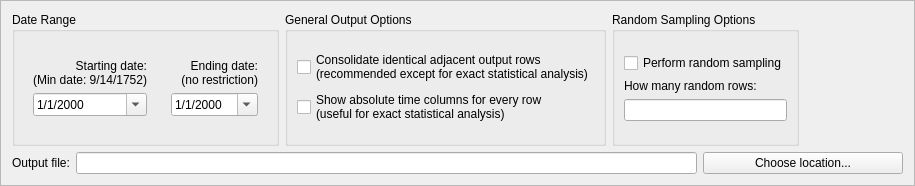
<?xml version="1.0" encoding="UTF-8"?>
<ui version="4.0">
 <class>OptionsBox</class>
 <widget class="QFrame" name="OptionsBox">
  <property name="geometry">
   <rect>
    <x>0</x>
    <y>0</y>
    <width>915</width>
    <height>186</height>
   </rect>
  </property>
  <property name="maximumSize">
   <size>
    <width>16777215</width>
    <height>186</height>
   </size>
  </property>
  <property name="windowTitle">
   <string>Frame</string>
  </property>
  <property name="frameShape">
   <enum>QFrame::StyledPanel</enum>
  </property>
  <property name="frameShadow">
   <enum>QFrame::Raised</enum>
  </property>
  <layout class="QVBoxLayout" name="verticalLayout">
   <item>
    <layout class="QHBoxLayout" name="horizontalLayoutGeneralOptions">
     <item>
      <widget class="QGroupBox" name="groupBox_5">
       <property name="title">
        <string>Date Range</string>
       </property>
       <layout class="QHBoxLayout" name="horizontalLayout_3">
        <item>
         <widget class="QWidget" name="widget" native="true">
          <layout class="QVBoxLayout" name="verticalLayout_6">
           <item>
            <layout class="QVBoxLayout" name="verticalLayout_3">
             <item>
              <spacer name="verticalSpacer_3">
               <property name="orientation">
                <enum>Qt::Vertical</enum>
               </property>
               <property name="sizeHint" stdset="0">
                <size>
                 <width>20</width>
                 <height>40</height>
                </size>
               </property>
              </spacer>
             </item>
             <item>
              <widget class="QLabel" name="label_2">
               <property name="minimumSize">
                <size>
                 <width>0</width>
                 <height>0</height>
                </size>
               </property>
               <property name="maximumSize">
                <size>
                 <width>16777215</width>
                 <height>16777215</height>
                </size>
               </property>
               <property name="text">
                <string>Starting date:
(Min date: 9/14/1752)</string>
               </property>
               <property name="alignment">
                <set>Qt::AlignRight|Qt::AlignTrailing|Qt::AlignVCenter</set>
               </property>
               <property name="wordWrap">
                <bool>true</bool>
               </property>
              </widget>
             </item>
             <item>
              <widget class="NewGeneDateTimeWidget" name="dateTimeEdit_start">
               <property name="minimumSize">
                <size>
                 <width>75</width>
                 <height>0</height>
                </size>
               </property>
               <property name="maximumSize">
                <size>
                 <width>150</width>
                 <height>16777215</height>
                </size>
               </property>
               <property name="displayFormat">
                <string>M/d/yyyy</string>
               </property>
               <property name="calendarPopup">
                <bool>true</bool>
               </property>
              </widget>
             </item>
             <item>
              <spacer name="verticalSpacer_4">
               <property name="orientation">
                <enum>Qt::Vertical</enum>
               </property>
               <property name="sizeHint" stdset="0">
                <size>
                 <width>20</width>
                 <height>40</height>
                </size>
               </property>
              </spacer>
             </item>
            </layout>
           </item>
          </layout>
         </widget>
        </item>
        <item>
         <widget class="QWidget" name="widget_2" native="true">
          <layout class="QVBoxLayout" name="verticalLayout_10">
           <item>
            <layout class="QVBoxLayout" name="verticalLayout_9">
             <item>
              <spacer name="verticalSpacer_7">
               <property name="orientation">
                <enum>Qt::Vertical</enum>
               </property>
               <property name="sizeHint" stdset="0">
                <size>
                 <width>20</width>
                 <height>40</height>
                </size>
               </property>
              </spacer>
             </item>
             <item>
              <widget class="QLabel" name="label">
               <property name="minimumSize">
                <size>
                 <width>0</width>
                 <height>0</height>
                </size>
               </property>
               <property name="maximumSize">
                <size>
                 <width>16777215</width>
                 <height>16777215</height>
                </size>
               </property>
               <property name="text">
                <string>  Ending date:
(no restriction)</string>
               </property>
               <property name="alignment">
                <set>Qt::AlignRight|Qt::AlignTrailing|Qt::AlignVCenter</set>
               </property>
              </widget>
             </item>
             <item>
              <widget class="NewGeneDateTimeWidget" name="dateTimeEdit_end">
               <property name="minimumSize">
                <size>
                 <width>75</width>
                 <height>0</height>
                </size>
               </property>
               <property name="maximumSize">
                <size>
                 <width>150</width>
                 <height>16777215</height>
                </size>
               </property>
               <property name="displayFormat">
                <string>M/d/yyyy</string>
               </property>
               <property name="calendarPopup">
                <bool>true</bool>
               </property>
              </widget>
             </item>
            </layout>
           </item>
           <item>
            <spacer name="verticalSpacer_8">
             <property name="orientation">
              <enum>Qt::Vertical</enum>
             </property>
             <property name="sizeHint" stdset="0">
              <size>
               <width>20</width>
               <height>40</height>
              </size>
             </property>
            </spacer>
           </item>
          </layout>
          <zorder>verticalSpacer_8</zorder>
         </widget>
        </item>
       </layout>
      </widget>
     </item>
     <item>
      <widget class="QGroupBox" name="groupBox_3">
       <property name="title">
        <string>General Output Options</string>
       </property>
       <layout class="QVBoxLayout" name="verticalLayout_4">
        <item>
         <spacer name="verticalSpacer_5">
          <property name="orientation">
           <enum>Qt::Vertical</enum>
          </property>
          <property name="sizeHint" stdset="0">
           <size>
            <width>20</width>
            <height>40</height>
           </size>
          </property>
         </spacer>
        </item>
        <item>
         <widget class="QCheckBox" name="mergeIdenticalRows">
          <property name="text">
           <string>Consolidate identical adjacent output rows
(recommended except for exact statistical analysis)</string>
          </property>
         </widget>
        </item>
        <item>
         <widget class="QCheckBox" name="displayAbsoluteTimeColumns">
          <property name="text">
           <string>Show absolute time columns for every row
(useful for exact statistical analysis)</string>
          </property>
         </widget>
        </item>
        <item>
         <spacer name="verticalSpacer_6">
          <property name="orientation">
           <enum>Qt::Vertical</enum>
          </property>
          <property name="sizeHint" stdset="0">
           <size>
            <width>20</width>
            <height>40</height>
           </size>
          </property>
         </spacer>
        </item>
       </layout>
      </widget>
     </item>
     <item>
      <widget class="QGroupBox" name="groupBox">
       <property name="title">
        <string>Random Sampling Options</string>
       </property>
       <layout class="QVBoxLayout" name="verticalLayout_2">
        <item>
         <spacer name="verticalSpacer_2">
          <property name="orientation">
           <enum>Qt::Vertical</enum>
          </property>
          <property name="sizeHint" stdset="0">
           <size>
            <width>20</width>
            <height>40</height>
           </size>
          </property>
         </spacer>
        </item>
        <item>
         <widget class="QCheckBox" name="doRandomSampling">
          <property name="text">
           <string>Perform random sampling</string>
          </property>
         </widget>
        </item>
        <item>
         <widget class="QLabel" name="label_3">
          <property name="text">
           <string>How many random rows:</string>
          </property>
         </widget>
        </item>
        <item>
         <widget class="QLineEdit" name="randomSamplingHowManyRows">
          <property name="sizePolicy">
           <sizepolicy hsizetype="Expanding" vsizetype="Fixed">
            <horstretch>0</horstretch>
            <verstretch>0</verstretch>
           </sizepolicy>
          </property>
          <property name="inputMask">
           <string/>
          </property>
          <property name="maxLength">
           <number>32767</number>
          </property>
         </widget>
        </item>
        <item>
         <spacer name="verticalSpacer">
          <property name="orientation">
           <enum>Qt::Vertical</enum>
          </property>
          <property name="sizeHint" stdset="0">
           <size>
            <width>20</width>
            <height>40</height>
           </size>
          </property>
         </spacer>
        </item>
       </layout>
       <zorder>doRandomSampling</zorder>
       <zorder>randomSamplingHowManyRows</zorder>
       <zorder>verticalSpacer</zorder>
       <zorder>verticalSpacer_2</zorder>
       <zorder>label_3</zorder>
      </widget>
     </item>
     <item>
      <spacer name="horizontalSpacer">
       <property name="orientation">
        <enum>Qt::Horizontal</enum>
       </property>
       <property name="sizeHint" stdset="0">
        <size>
         <width>40</width>
         <height>20</height>
        </size>
       </property>
      </spacer>
     </item>
    </layout>
   </item>
   <item>
    <layout class="QHBoxLayout" name="horizontalLayoutOutputFileLocation">
     <item>
      <widget class="QLabel" name="labelOutputFile">
       <property name="text">
        <string>Output file:</string>
       </property>
      </widget>
     </item>
     <item>
      <widget class="QLineEdit" name="lineEditFilePathToKadOutput">
       <property name="minimumSize">
        <size>
         <width>500</width>
         <height>0</height>
        </size>
       </property>
      </widget>
     </item>
     <item>
      <widget class="QPushButton" name="pushButtonChooseLocation">
       <property name="minimumSize">
        <size>
         <width>200</width>
         <height>0</height>
        </size>
       </property>
       <property name="text">
        <string>Choose location...</string>
       </property>
      </widget>
     </item>
    </layout>
   </item>
  </layout>
 </widget>
 <customwidgets>
  <customwidget>
   <class>NewGeneDateTimeWidget</class>
   <extends>QDateTimeEdit</extends>
   <header>newgenedatetimewidget.h</header>
  </customwidget>
 </customwidgets>
 <resources/>
 <connections/>
</ui>
